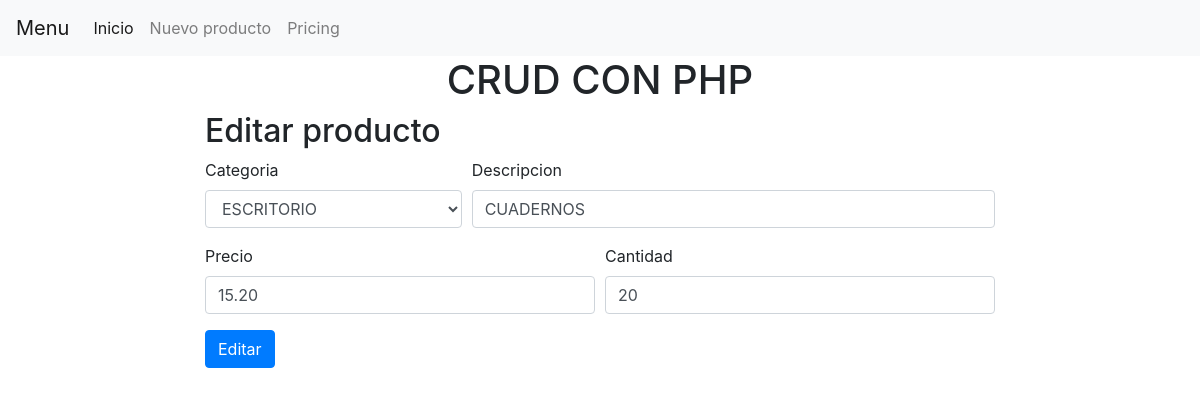
The page /editar.php?id=11 on the database its author committed.
### tables this page shows
CREATE TABLE IF NOT EXISTS `productos` (
  `id` int(11) NOT NULL AUTO_INCREMENT,
  `codigo_categoria` int(11) NOT NULL,
  `descripcion` varchar(50) NOT NULL,
  `precio` decimal(10,2) NOT NULL,
  `cantidad` int(11) NOT NULL,
  `estado` varchar(5) NOT NULL,
  PRIMARY KEY (`id`)
);

CREATE TABLE IF NOT EXISTS `categoria` (
  `codigo` int(11) NOT NULL AUTO_INCREMENT,
  `nombre_categoria` varchar(50) NOT NULL,
  `estado` varchar(5) NOT NULL,
  PRIMARY KEY (`codigo`)
);

### editar.php (the view, shortened to what this page needs)
<?php include 'cabecera.php';
include 'conexion.php';
$sel = $con->query("SELECT *FROM categoria");
$id = $_GET['id'];
$prod = $con->query("SELECT *FROM productos where id = '$id'");
$p = $prod->fetch_assoc();
?>
<div class="row">
  <div class="col-lg-2"></div>
  <div class="col-lg-8">
    <h2>Editar producto</h2>
<form action="" method="POST">
  <div class="form-row">
    <div class="form-group col-md-4">
      <label for="inputState">Categoria</label>
      <select class="form-control" name="slCategoria">
       <?php while ($f = $sel->fetch_assoc()){?>
          <option value=<?php echo $f['codigo']?><?php if($f['codigo']== $p['codigo_categoria']){echo " selected";} ?>><?php echo $f['nombre_categoria']?></option>
      <?php } ?>
      </select>
    </div>
    <div class="form-group col-md-8">
     <label for="inputAddress">Descripcion</label>
    <input type="text" class="form-control" name = "txtDescripcion" placeholder="Descripcion" value="<?php echo $p['descripcion']?>" required>
    </div>
  </div>
  <div class="form-row">
    <div class="form-group col-md-6">
      <label for="inputAddress">Precio</label>
    <input type="text" class="form-control" name ="txtPrecio" placeholder="Precio" value="<?php echo $p['precio']?>"  required>
    </div>
    <div class="form-group col-md-6">
     <label for="inputAddress">Cantidad</label>
    <input type="number" class="form-control" name = "txtCantidad" placeholder="Cantidad" value="<?php echo $p['cantidad']?>"  required>
    </div>
  </div>
  <button type="submit" class="btn btn-primary">Editar</button>
</form>
</div>
  <div class="col-lg-2">
</div>
<?php include 'pie.php'?>

### rows shown on the page
productos: slCategoria "ESCRITORIO", txtDescripcion "CUADERNOS", txtPrecio "15.20", txtCantidad "20"
